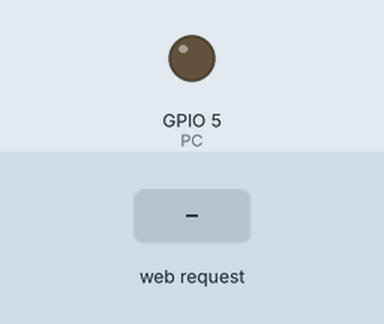
Recording of a sketch running on a simulated ESP8266 (NodeMCU). Parts: output pins drawn as LEDs (lit = HIGH). The inputs (shaded band) are chosen by the test bench. WiFi joins after 1.5 s; servers stay silent unless stated; what the sketch prints to the serial monitor is not drawn.

Above: at 2.7 s.
2.8 s: HTTP request GET /matic received
At 3.6 s:
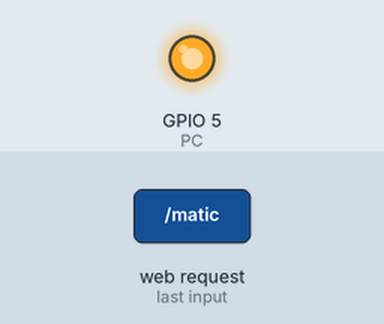
4.3 s: HTTP request GET /manual received
At 4.7 s:
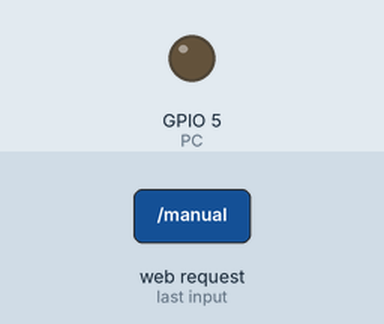
Timing chart, 0 to 7.3 s (numbered marks = the images above; inputs shaded):
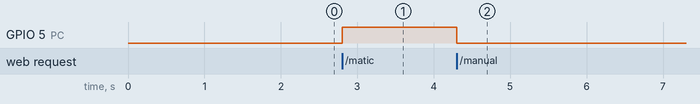

Measured:
- after the input at 2.8 s, GPIO 5 (PC): LOW → HIGH at once
- after the input at 4.3 s, GPIO 5 (PC): HIGH → LOW at once

The sketch:

web_controller.ino
```cpp
#include <ESP8266WiFi.h>
#include <WiFiClient.h>
#include <ESP8266WebServer.h>
const char MAIN_page[] PROGMEM = R"=====(
<!DOCTYPE html>
<html>
<body>
<center>
<h1>Servo management</h1><br>
Tekan untuk <a href="manual" target="myIframe">Manual</a><br>
Tekan untuk <a href="matic" target="myIframe">Matic</a><br>
Servo dalam keadaan :<iframe name="myIframe" width="100" height="25"\ frameBorder="0"><br>

</center>

</body>
</html>
)=====";
//---------------------------------------------------------------

#define PC 5
const char* ssid = "pro updated";
const char* password = "markustian2345";
//const char* ssid = "ASUS_X00TD";
//const char* password = "33334441";
ESP8266WebServer server(80);

void handleRoot() {
 Serial.println("You called root page");
 String s = MAIN_page;
 server.send(200, "text/html", s);
}

void manual() {
  digitalWrite(PC,LOW);
  server.send(200, "text/html", "Manual status");

}
void matic() {
 digitalWrite(PC,HIGH);
 server.send(200, "text/html", "Matic status");
}

void setup(void){
  Serial.begin(115200);

  WiFi.begin(ssid, password);
  Serial.println("");

  pinMode(PC,OUTPUT);
  digitalWrite(PC,LOW );

  while (WiFi.status() != WL_CONNECTED) {
    delay(70);
    Serial.print(".");
    digitalWrite(2, HIGH);
    delay(70);
    digitalWrite(2, LOW);

  }
  Serial.println("");
  Serial.print("Connected to ");
  Serial.println(ssid);
  Serial.print("IP address: ");
  Serial.println(WiFi.localIP());
  server.on("/", handleRoot);
  server.on("/manual", manual);
  server.on("/matic", matic);

  server.begin();
  Serial.println("HTTP server started");
}
void loop(void){

  server.handleClient();
}
```
